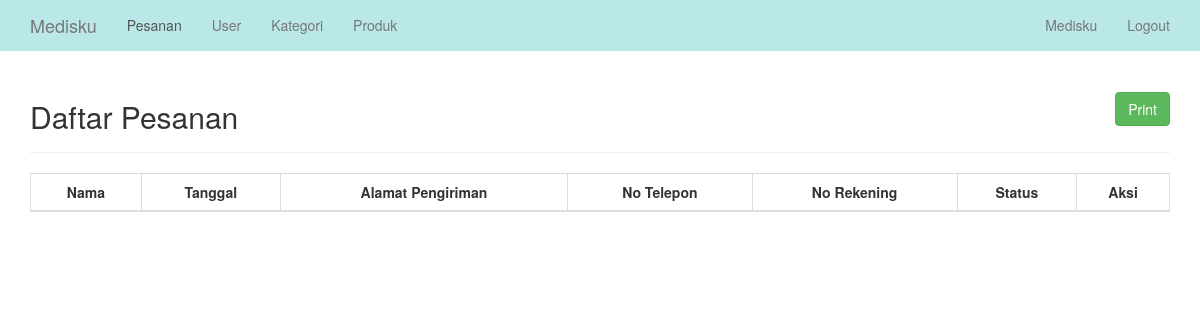
Page /admin/home.php (signed in) on the earlier database version.
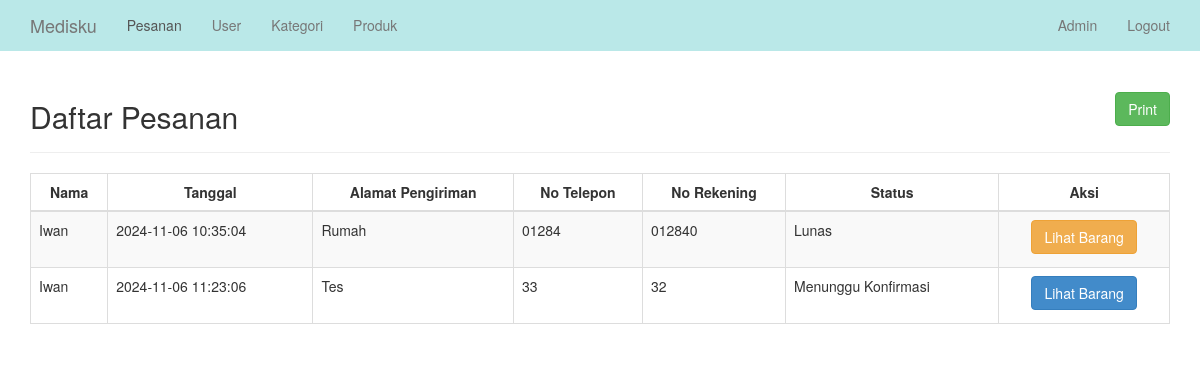
Same page on the later database version.
### tables this page shows
CREATE TABLE `transaksi` (
  `id_transaksi` int NOT NULL AUTO_INCREMENT,
  `waktu_transaksi` datetime NOT NULL,
  `subtotal` bigint NOT NULL,
  `status_transaksi` varchar(30) NOT NULL,
  `alamat` varchar(40) NOT NULL,
  `no_hp` varchar(15) NOT NULL,
  `rekening` varchar(100) NOT NULL,
  `id_pengguna` int NOT NULL,
  PRIMARY KEY (`id_transaksi`)
);

CREATE TABLE `pengguna` (
  `id_pengguna` int NOT NULL AUTO_INCREMENT,
  `nama` varchar(20) NOT NULL,
  `jenis_kelamin` varchar(20) NOT NULL,
  `tgl_lahir` varchar(20) NOT NULL,
  `username` varchar(20) NOT NULL,
  `password` varchar(20) NOT NULL,
  `hak` varchar(25) NOT NULL,
  PRIMARY KEY (`id_pengguna`)
);

### admin/home.php (the view, shortened to what this page needs)
<?php
    include "../koneksi/config.php";
 ?>
<!DOCTYPE html>
<html>
<head>
    <link href="../assets/css/bootstrap.css" rel="stylesheet">
    <link href="../assets/css/datatables.css" rel="stylesheet">
    <link href="../assets/css/style.css" rel="stylesheet" />
</head>
<body>
	<nav class="navbar navbar-default navbar-fixed-top" role="navigation">
        <div class="container">
            <div class="navbar-header">
                <a class="navbar-brand" href="home.php"> Medisku </a>
            </div>
            <div class="collapse navbar-collapse" id="bs-example-navbar-collapse-1">
                <ul class="nav navbar-nav">
                    <li class="active"><a href="#">Pesanan</a></li>
                    <li><a href="pengguna.php">User</a></li>
                    <li><a href="kategori.php">Kategori</a></li>
                    <li><a href="barang.php">Produk</a></li>
                </ul>
                <ul class="nav navbar-nav navbar-right">
                    <li>
                        <a href="user.php"><?php echo ucwords($_SESSION['nama'] ) ?></a>
                    </li>
                    <li>
                        <a href="logout.php">Logout</a>
                    </li>
                </ul>
            </div>
        </div>
    </nav>
    <div class="container">
        <br><br>
        <div class="page-header" style="display: flex; justify-content: space-between; align-items: center;">
            <h2>Daftar Pesanan</h2>
            <a href="cetak_order.php" class="btn btn-success" target="_BLANK">Print</a>
        </div>
        <table id="tables" class="table table-responsive table-bordered table-striped">
            <thead>
                <tr>
                    <th style="text-align: center;">Nama</th>
                    <th style="text-align: center;">Tanggal</th>
                    <th style="text-align: center;">Alamat Pengiriman</th>
                    <th style="text-align: center;">No Telepon</th>
                    <th style="text-align: center;">No Rekening</th>
                    <th style="text-align: center;">Status</th>
                    <th style="text-align: center;">Aksi</th>
                </tr>
            </thead>
            <?php
                $sql = "select * from pengguna inner join transaksi on pengguna.id_pengguna = transaksi.id_pengguna";
                $query = mysqli_query($connect, $sql);
                while ($data = mysqli_fetch_array($query)){
                    $status = $data['status_transaksi']; ?>
                    <tr>
                        <td><?php echo ucwords($data["nama"]); ?></td>
                        <td><?php echo ucwords($data["waktu_transaksi"]); ?></td>
                        <td><?php echo ucwords($data["alamat"]); ?></td>
                        <td><?php echo ucwords($data["no_hp"]); ?></td>
                        <td><?php echo ucwords($data["rekening"]); ?></td>
                        <td>
                            <?php if($status == 'proses kirim'){ ?>
                                Menunggu Konfirmasi
                            <?php }else if($status == 'dikirim'){ ?>
                                Barang Dikirim
                            <?php }else if($status == 'lunas'){ ?>
                                Lunas
                            <?php } ?>
                        </td>
                        <td style="text-align: center;">
                        <?php if($status == 'proses kirim'){ ?>
                            <a href="lihat_barang.php?id_transaksi=<?php echo $data["id_transaksi"]; ?>" class="btn btn-primary">Lihat Barang</a>
                        <?php }else if($status == 'dikirim'){ ?>
                            <a href="lihat_barang.php?id_transaksi=<?php echo $data["id_transaksi"]; ?>" class="btn btn-success">Lihat Barang</a>
                        <?php }else if($status == 'lunas'){ ?>
                            <a href="lihat_barang.php?id_transaksi=<?php echo $data["id_transaksi"]; ?>" class="btn btn-warning">Lihat Barang</a>
                        <?php } ?>
                        </td>
                    </tr>
                <?php }
            ?>
        </table>
    </div>
</body>
</html>

### assets/css/style.css (style rules this page uses)
.btn { margin-bottom:5px; }

Differences in the rows shown:
added transaksi: id_pengguna.nama "Iwan", waktu_transaksi "2024-11-06 10:35:04", alamat "Rumah", no_hp "01284", rekening "012840", status_transaksi "Lunas"
added transaksi: id_pengguna.nama "Iwan", waktu_transaksi "2024-11-06 11:23:06", alamat "Tes", no_hp "33", rekening "32", status_transaksi "Menunggu Konfirmasi"
Other differences:
$_SESSION['nama']: "Medisku" → "Admin"
